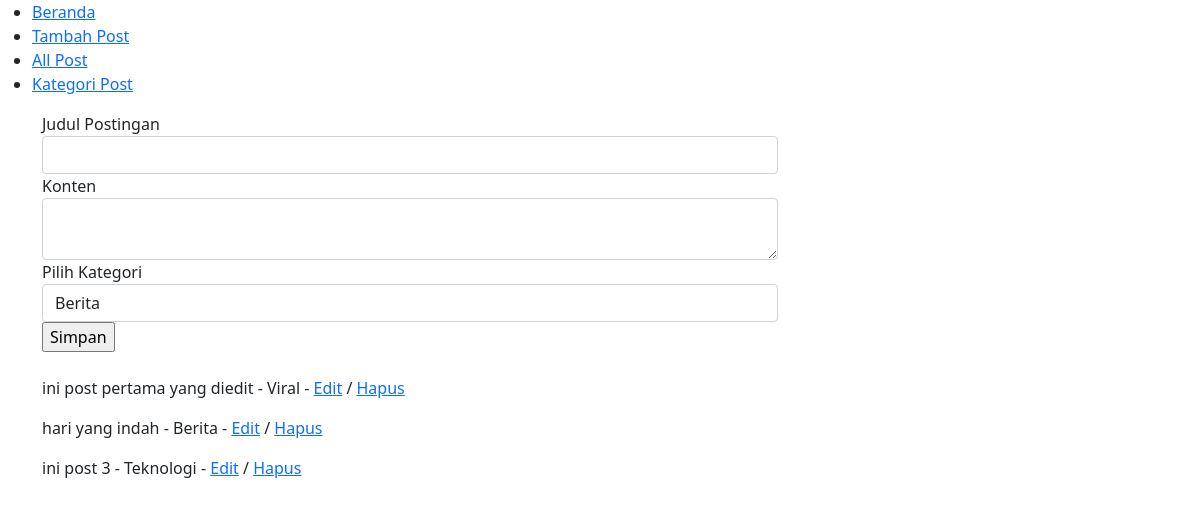
Page /post/tambahpost/ on the committed database.
### app.py (models this page shows)
class Blog(dbku.Model):
    idPost = dbku.Column(dbku.Integer, primary_key=True)
    judulPost = dbku.Column(dbku.String(50), nullable=False)
    kontenPost = dbku.Column(dbku.String(2000))
    kategoriPost = dbku.Column(dbku.String(50))
    tanggalPost = dbku.Column(dbku.DateTime, default=datetime.today())

### app.py (the view, shortened to what this page needs)
@app.route('/post/tambahpost/', methods=['POST', 'GET'])
def tambah_post():
    semua_post = Blog.query.all()
    return render_template('blog/tambahpost.html', form=TambahPost(), titlepage='Tambah Post', semuapost=semua_post)

### forms.py
class TambahPost(FlaskForm):
    judul = StringField('Judul Postingan', validators=[DataRequired()])
    konten = TextAreaField('Konten')
    kategori = SelectField('Pilih Kategori', choices=('Berita', 'Viral', 'Teknologi'))

### templates/blog/tambahpost.html (shortened to what this page needs)
{% extends 'base.html' %}
{% block content %}
<div class="row">
    <div class="col-8">
        <form action="{{url_for('tambah_post')}}" method='POST'>
            {{ form.judul.label }}
            {{ form.judul(class='form-control') }}
            {{ form.konten.label }}
            {{ form.konten(class='form-control') }}
            {{ form.kategori.label }}
            {{ form.kategori(class='form-control') }}
            <input type="submit" value="Simpan">
        </form>
    </div>
</div>
<div class="row">
    <div class="col my-4">
        {% for post in semuapost %}
        <p>{{post.judulPost}} - {{post.kategoriPost}} - <a href="{{ url_for('edit_post', id=post.idPost) }}">Edit</a> /  <a href="{{ url_for('hapus_post', id=post.idPost) }}">Hapus</a> </p>
        {% endfor %}
    </div>
</div>
{% endblock content %}

### templates/base.html (shortened to what this page needs)
<!doctype html>
<html lang="en">
  <head>
    <link href="https://cdn.jsdelivr.net/npm/bootstrap@5.0.2/dist/css/bootstrap.min.css" rel="stylesheet">
  </head>
  <body>
    <ul>
      <li><a href="{{ url_for('index') }}">Beranda</a></li>
      <li><a href="{{ url_for('tambah_post') }}">Tambah Post</a></li>
      <li><a href="{{ url_for('semua_post') }}">All Post</a></li>
      <li><a href="{{ url_for('halaman_kategori') }}">Kategori Post</a></li>
    </ul>
    <div class="container">
            {% block content %}{% endblock content %}
    </div>
  </body>
</html>

### rows in the picture
Blog: judulPost "ini post pertama yang diedit", kategoriPost "Viral"
Blog: judulPost "hari yang indah", kategoriPost "Berita"
Blog: judulPost "ini post 3", kategoriPost "Teknologi"
